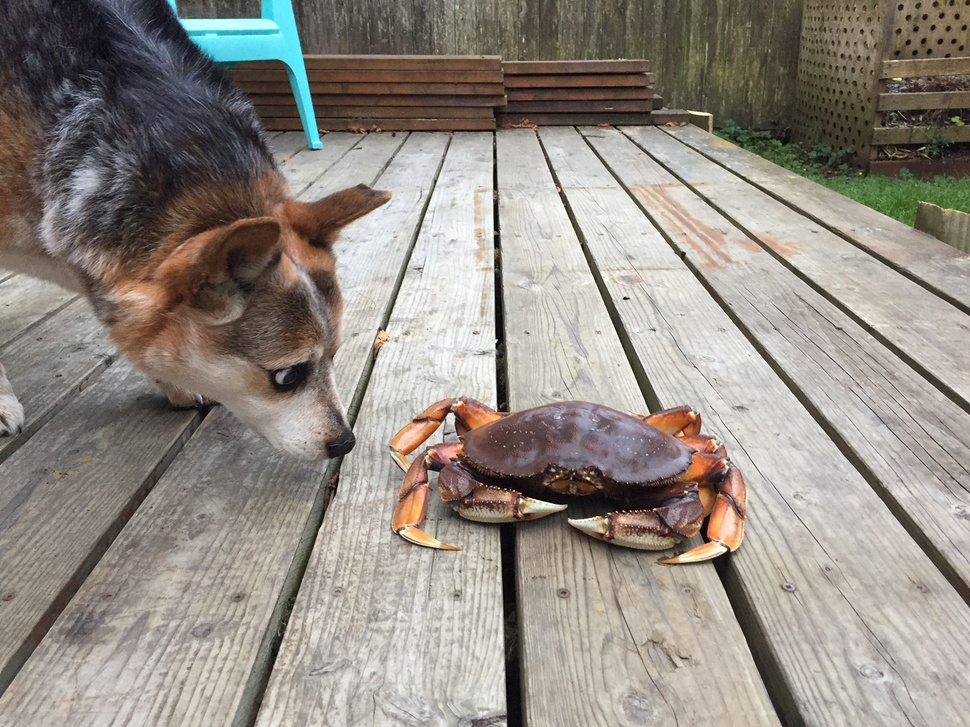
#> input picture MY_REPOS/web-dev-notes-resource-site/2-content/Python/python_teaching_fall_2018-master/willie_crab.jpg, 970 x 727 px, shrunk from 1632 x 1224 before the run
$ python bw_filter.py
#> lines starting #> are read from the running program, lines starting #| are printed output that depends on the picture
from PIL import Image

filename = "willie_crab.jpg"

# Read in original image.
orig_img = Image.open(filename)
#> orig_img is the input picture: PIL image 970x727 RGB; mean R, G, B 146.8, 139.4, 131.9
print("Original image:", orig_img.mode, orig_img.size)
#| Original image: RGB (970, 727)

# Load pixels.
#  This code loads all the pixels from the original image.
pixel_map = orig_img.load()

# This code creates a new image that matches the size of the original
#  image. It also sets all the pixels in the new image to white.
new_img = Image.new(orig_img.mode, orig_img.size, "white")
#> new_img: PIL image 970x727 RGB; every value is 255

# Get all the pixels in the new image.
#  We're free to change these pixels in any way we want.
#  First, we'll just copy the old pixels to the new image.
new_img_pixel_map = new_img.load()

# Modify each pixel in the new image.
for x in range(orig_img.size[0]):
    for y in range(orig_img.size[1]):

        # This gets the original r, g, and b values
        r = pixel_map[x, y][0]
        g = pixel_map[x, y][1]
        b = pixel_map[x, y][2]

        # This finds the average of the three rgb values, and uses that
        #  for each of the new rgb values.
        #  The // operator is normal division, but then only keeps the integer part of the quotient.
        avg_rgb = (r + g + b) // 3
        max_rgb = max(r, g, b)
        new_r = max_rgb
        new_g = max_rgb
        new_b = max_rgb

        # This places each new pixel on the new image's pixel map.
        new_img_pixel_map[x, y] = (new_r, new_g, new_b)

# Show the image.
new_img.show()
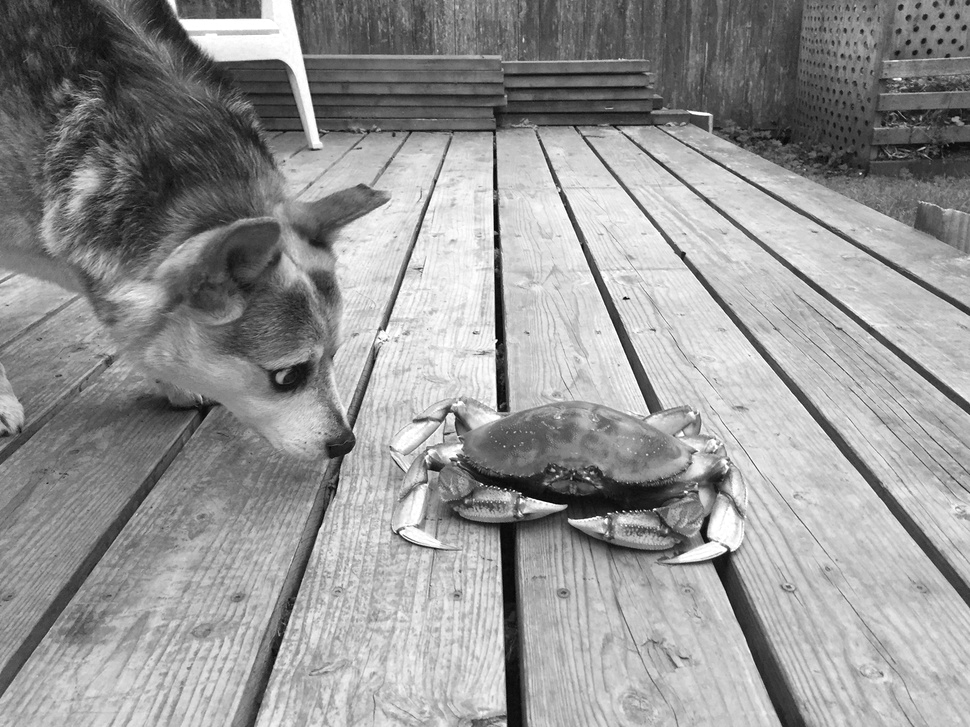
#> shown: PIL image 970x727 RGB; min 0, max 255, mean 148.9

# Save the image.
new_filename = f"modified_{filename}"
new_img.save(new_filename)
print(f"Saved {new_filename}.")
